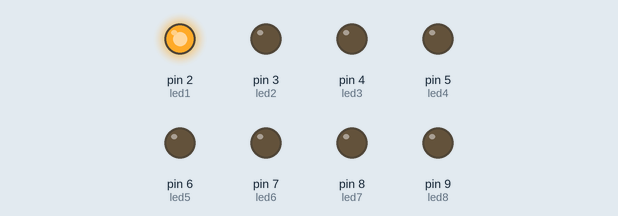
Recording of a sketch running on a simulated Arduino Uno, built with avr-gcc and run on an emulated ATmega328P. Parts: output pins drawn as LEDs (lit = HIGH).

Above: at 0.04 s.
At 4.18 s:
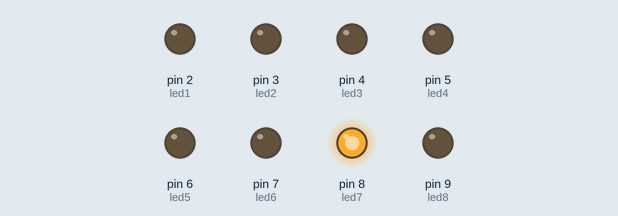
At 8.64 s:
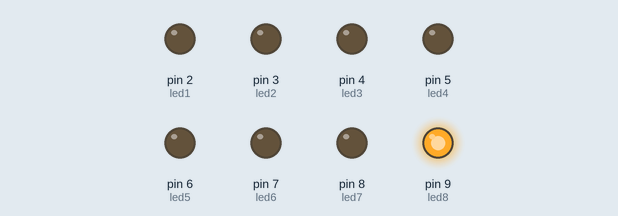
At 19.93 s:
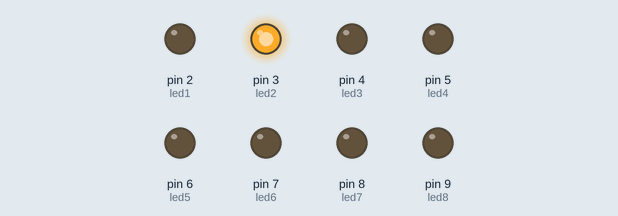
At 29.74 s:
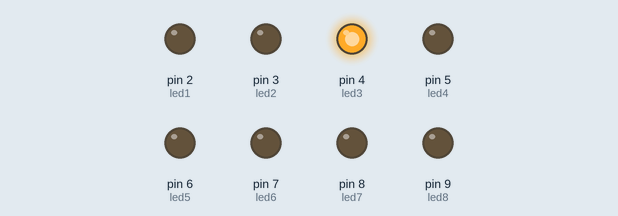
At 39.85 s:
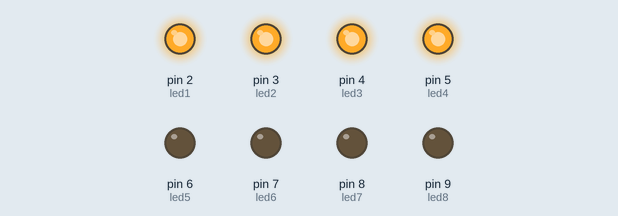
Timing chart, 0 to 40.0 s (numbered marks = the images above):
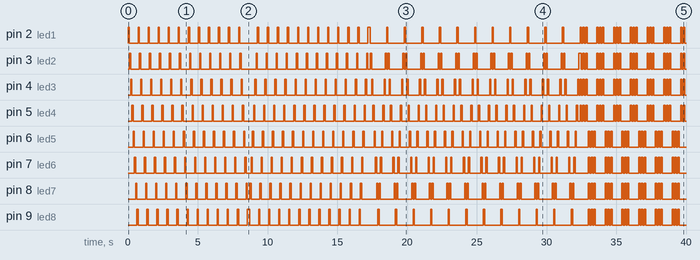

The sketch:

LUCES_8_SECUENCIAS.ino
```cpp
int tiempo = 90;

int led1 = 2;
int led2 = 3;
int led3 = 4;
int led4 = 5;
int led5 = 6;
int led6 = 7;
int led7 = 8;
int led8 = 9;


void setup()
{
  pinMode(led1, OUTPUT);
  pinMode(led2, OUTPUT);
  pinMode(led3, OUTPUT);
  pinMode(led4, OUTPUT);
  pinMode(led5, OUTPUT);
  pinMode(led6, OUTPUT);
  pinMode(led7, OUTPUT);
  pinMode(led8, OUTPUT);
}

void loop()
{
  for(byte s1 = 0; s1 < 12; s1++)
  {
    digitalWrite(led1, HIGH);
    delay(tiempo);
    digitalWrite(led1, LOW);

    digitalWrite(led2, HIGH);
    delay(tiempo);
    digitalWrite(led2, LOW);

    digitalWrite(led3, HIGH);
    delay(tiempo);
    digitalWrite(led3, LOW);

    digitalWrite(led4, HIGH);
    delay(tiempo);
    digitalWrite(led4, LOW);

    digitalWrite(led5, HIGH);
    delay(tiempo);
    digitalWrite(led5, LOW);

    digitalWrite(led6, HIGH);
    delay(tiempo);
    digitalWrite(led6, LOW);

    digitalWrite(led7, HIGH);
    delay(tiempo);
    digitalWrite(led7, LOW);

    digitalWrite(led8, HIGH);
    delay(tiempo);
    digitalWrite(led8, LOW);
  }

  for( byte s2 = 0; s2 < 12; s2++)
  {
    digitalWrite(led8, HIGH);
    delay(tiempo);
    digitalWrite(led8, LOW);

    digitalWrite(led7, HIGH);
    delay(tiempo);
    digitalWrite(led7, LOW);

    digitalWrite(led6, HIGH);
    delay(tiempo);
    digitalWrite(led6, LOW);

    digitalWrite(led5, HIGH);
    delay(tiempo);
    digitalWrite(led5, LOW);

    digitalWrite(led4, HIGH);
    delay(tiempo);
    digitalWrite(led4, LOW);

    digitalWrite(led3, HIGH);
    delay(tiempo);
    digitalWrite(led3, LOW);

    digitalWrite(led2, HIGH);
    delay(tiempo);
    digitalWrite(led2, LOW);

    digitalWrite(led1, HIGH);
    delay(tiempo);
    digitalWrite(led1, LOW);
  }

  for( byte s3 = 0; s3 < 12; s3++)
  {
    digitalWrite(led1, HIGH);
    delay(tiempo);
    digitalWrite(led1, LOW);

    digitalWrite(led2, HIGH);
    delay(tiempo);
    digitalWrite(led2, LOW);

    digitalWrite(led3, HIGH);
    delay(tiempo);
    digitalWrite(led3, LOW);

    digitalWrite(led4, HIGH);
    delay(tiempo);
    digitalWrite(led4, LOW);

    digitalWrite(led5, HIGH);
    delay(tiempo);
    digitalWrite(led5, LOW);

    digitalWrite(led6, HIGH);
    delay(tiempo);
    digitalWrite(led6, LOW);

    digitalWrite(led7, HIGH);
    delay(tiempo);
    digitalWrite(led7, LOW);

    digitalWrite(led8, HIGH);
    delay(tiempo);
    digitalWrite(led8, LOW);

    digitalWrite(led7, HIGH);
    delay(tiempo);
    digitalWrite(led7, LOW);

    digitalWrite(led6, HIGH);
    delay(tiempo);
    digitalWrite(led6, LOW);

    digitalWrite(led5, HIGH);
    delay(tiempo);
    digitalWrite(led5, LOW);

    digitalWrite(led4, HIGH);
    delay(tiempo);
    digitalWrite(led4, LOW);

    digitalWrite(led3, HIGH);
    delay(tiempo);
    digitalWrite(led3, LOW);

    digitalWrite(led2, HIGH);
    delay(tiempo);
    digitalWrite(led2, LOW);
  }

  for( byte s4 = 0; s4 < 12; s4++)
  {
    digitalWrite(led1, HIGH);
    digitalWrite(led2, HIGH);
    digitalWrite(led3, HIGH);
    digitalWrite(led4, HIGH);
    delay(100);
    digitalWrite(led1, LOW);
    digitalWrite(led2, LOW);
    digitalWrite(led3, LOW);
    digitalWrite(led4, LOW);
    delay(100);
    digitalWrite(led1, HIGH);
    digitalWrite(led2, HIGH);
    digitalWrite(led3, HIGH);
    digitalWrite(led4, HIGH);
    delay(100);
    digitalWrite(led1, LOW);
    digitalWrite(led2, LOW);
    digitalWrite(led3, LOW);
    digitalWrite(led4, LOW);
    delay(100);
    digitalWrite(led1, HIGH);
    digitalWrite(led2, HIGH);
    digitalWrite(led3, HIGH);
    digitalWrite(led4, HIGH);
    delay(100);
    digitalWrite(led1, LOW);
    digitalWrite(led2, LOW);
    digitalWrite(led3, LOW);
    digitalWrite(led4, LOW);
    delay(100);

    digitalWrite(led5, HIGH);
    digitalWrite(led6, HIGH);
    digitalWrite(led7, HIGH);
    digitalWrite(led8, HIGH);
    delay(100);
    digitalWrite(led5, LOW);
    digitalWrite(led6, LOW);
    digitalWrite(led7, LOW);
    digitalWrite(led8, LOW);
    delay(100);
    digitalWrite(led5, HIGH);
    digitalWrite(led6, HIGH);
    digitalWrite(led7, HIGH);
    digitalWrite(led8, HIGH);
    delay(100);
    digitalWrite(led5, LOW);
    digitalWrite(led6, LOW);
    digitalWrite(led7, LOW);
    digitalWrite(led8, LOW);
    delay(100);
    digitalWrite(led5, HIGH);
    digitalWrite(led6, HIGH);
    digitalWrite(led7, HIGH);
    digitalWrite(led8, HIGH);
    delay(100);
    digitalWrite(led5, LOW);
    digitalWrite(led6, LOW);
    digitalWrite(led7, LOW);
    digitalWrite(led8, LOW);
    delay(100);
  }

  for( byte s5 = 0; s5 < 12; s5++)
  {
    digitalWrite(led1, HIGH);
    digitalWrite(led2, HIGH);
    digitalWrite(led3, HIGH);
    digitalWrite(led4, HIGH);
    delay(500);
    digitalWrite(led1, LOW);
    digitalWrite(led2, LOW);
    digitalWrite(led3, LOW);
    digitalWrite(led4, LOW);

    digitalWrite(led5, HIGH);
    digitalWrite(led6, HIGH);
    digitalWrite(led7, HIGH);
    digitalWrite(led8, HIGH);
    delay(500);
    digitalWrite(led5, LOW);
    digitalWrite(led6, LOW);
    digitalWrite(led7, LOW);
    digitalWrite(led8, LOW);
  }

  for( byte s6 = 0; s6 < 20; s6++)
  {
    digitalWrite(led1, HIGH);
    digitalWrite(led8, HIGH);
    delay(150);
    digitalWrite(led1, LOW);
    digitalWrite(led8, LOW);

    digitalWrite(led2, HIGH);
    digitalWrite(led7, HIGH);
    delay(150);
    digitalWrite(led2, LOW);
    digitalWrite(led7, LOW);

    digitalWrite(led3, HIGH);
    digitalWrite(led6, HIGH);
    delay(150);
    digitalWrite(led3, LOW);
    digitalWrite(led6, LOW);

    digitalWrite(led4, HIGH);
    digitalWrite(led5, HIGH);
    delay(150);
    digitalWrite(led4, LOW);
    digitalWrite(led5, LOW);
  }

  for( byte s7 = 0; s7 < 20; s7++)
  {
    digitalWrite(led4, HIGH);
    digitalWrite(led5, HIGH);
    delay(150);
    digitalWrite(led4, LOW);
    digitalWrite(led5, LOW);

    digitalWrite(led3, HIGH);
    digitalWrite(led6, HIGH);
    delay(150);
    digitalWrite(led3, LOW);
    digitalWrite(led6, LOW);

    digitalWrite(led2, HIGH);
    digitalWrite(led7, HIGH);
    delay(150);
    digitalWrite(led2, LOW);
    digitalWrite(led7, LOW);

    digitalWrite(led1, HIGH);
    digitalWrite(led8, HIGH);
    delay(150);
    digitalWrite(led1, LOW);
    digitalWrite(led8, LOW);
  }

  for( byte s8 = 0; s8 < 20; s8++)
  {
    digitalWrite(led1, HIGH);
    digitalWrite(led8, HIGH);
    delay(150);
    digitalWrite(led1, LOW);
    digitalWrite(led8, LOW);

    digitalWrite(led2, HIGH);
    digitalWrite(led7, HIGH);
    delay(150);
    digitalWrite(led2, LOW);
    digitalWrite(led7, LOW);

    digitalWrite(led3, HIGH);
    digitalWrite(led6, HIGH);
    delay(150);
    digitalWrite(led3, LOW);
    digitalWrite(led6, LOW);

    digitalWrite(led4, HIGH);
    digitalWrite(led5, HIGH);
    delay(150);
    digitalWrite(led4, LOW);
    digitalWrite(led5, LOW);

    digitalWrite(led3, HIGH);
    digitalWrite(led6, HIGH);
    delay(150);
    digitalWrite(led3, LOW);
    digitalWrite(led6, LOW);

    digitalWrite(led2, HIGH);
    digitalWrite(led7, HIGH);
    delay(150);
    digitalWrite(led2, LOW);
    digitalWrite(led7, LOW);
  }
}
```

Measured:
- by itself, pin 2 (led1): LOW → HIGH at 0.00 s, → LOW 0.09 s later, → HIGH 0.63 s later, → LOW 0.09 s later, … (110 changes in this stretch)
- by itself, pin 3 (led2): LOW → HIGH at 0.09 s, → LOW 0.09 s later, → HIGH 0.63 s later, → LOW 0.09 s later, … (134 changes in this stretch)
- by itself, pin 4 (led3): LOW → HIGH at 0.18 s, → LOW 0.09 s later, → HIGH 0.63 s later, → LOW 0.09 s later, … (136 changes in this stretch)
- by itself, pin 5 (led4): LOW → HIGH at 0.27 s, → LOW 0.09 s later, → HIGH 0.63 s later, → LOW 0.09 s later, … (136 changes in this stretch)
- by itself, pin 6 (led5): LOW → HIGH at 0.36 s, → LOW 0.09 s later, → HIGH 0.63 s later, → LOW 0.09 s later, … (132 changes in this stretch)
- by itself, pin 7 (led6): LOW → HIGH at 0.45 s, → LOW 0.09 s later, → HIGH 0.63 s later, → LOW 0.09 s later, … (132 changes in this stretch)
- by itself, pin 8 (led7): LOW → HIGH at 0.54 s, → LOW 0.09 s later, → HIGH 0.63 s later, → LOW 0.09 s later, … (132 changes in this stretch)
- by itself, pin 9 (led8): LOW → HIGH at 0.63 s, → LOW 0.09 s later, → HIGH 0.63 s later, → LOW 0.09 s later, … (106 changes in this stretch)
